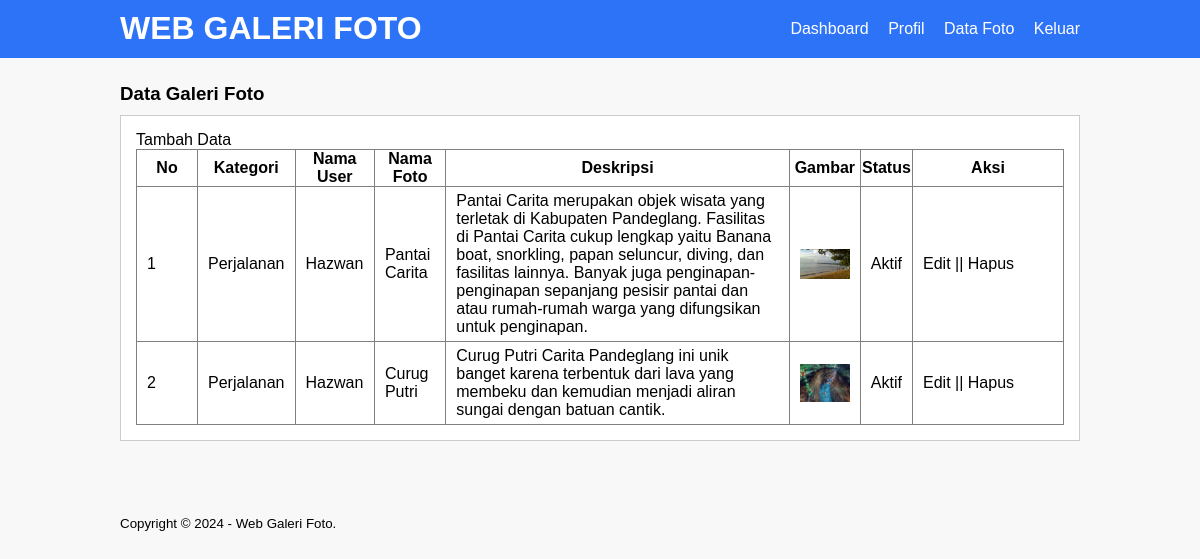
Screenshot of /data-image.php (signed in) with the database file from the repository.
### tables this page shows
CREATE TABLE `tb_image` (
  `image_id` int(11) NOT NULL,
  `category_id` int(11) NOT NULL,
  `category_name` varchar(100) NOT NULL,
  `admin_id` int(11) NOT NULL,
  `admin_name` varchar(100) NOT NULL,
  `image_name` varchar(100) NOT NULL,
  `image_description` text NOT NULL,
  `image` varchar(100) NOT NULL,
  `image_status` tinyint(1) NOT NULL,
  `date_created` timestamp NOT NULL DEFAULT current_timestamp() ON UPDATE current_timestamp()
);

### data-image.php (the view, shortened to what this page needs)
<?php
	include 'db.php';
?>
<!DOCTYPE html PUBLIC "-//W3C//DTD XHTML 1.0 Transitional//EN" "http://www.w3.org/TR/xhtml1/DTD/xhtml1-transitional.dtd">
<html xmlns="http://www.w3.org/1999/xhtml">
<head>
<link rel="stylesheet" type="text/css" href="css/style.css">
</head>
<body>
    <header>
        <div class="container">
        <h1><a href="dashboard.php">WEB GALERI FOTO</a></h1>
        <ul>
           <li><a href="dashboard.php">Dashboard</a></li>
           <li><a href="profil.php">Profil</a></li>
           <li><a href="data-image.php">Data Foto</a></li>
           <li><a href="Keluar.php">Keluar</a></li>
        </ul>
        </div>
    </header>
    <div class="section">
        <div class="container">
            <h3>Data Galeri Foto</h3>
            <div class="box">
                <p><a href="tambah-image.php">Tambah Data</a></p>
                <table border="1" cellspacing="0" class="table">
                    <thead>
                        <tr>
                           <th width="60px">No</th>
                           <th>Kategori</th>
                           <th>Nama User</th>
                           <th>Nama Foto</th>
                           <th>Deskripsi</th>
                           <th>Gambar</th>
                           <th>Status</th>
                           <th width="150px">Aksi</th>
                        </tr>
                    </thead>
                    <tbody>
                        <?php
						    $no = 1;
							$user = $_SESSION['a_global']->admin_id;
                            $foto = mysqli_query($conn, "SELECT * FROM tb_image WHERE admin_id = '$user' ");
							if(mysqli_num_rows($foto) >0 ){
							while($row = mysqli_fetch_array($foto)){
						?>
                        <tr>
                           <td><?php echo $no++ ?></td>
                           <td><?php echo $row['category_name'] ?></td>
                           <td><?php echo $row['admin_name'] ?></td>
                           <td><?php echo $row['image_name'] ?></td>
                           <td><?php echo $row['image_description']?></td>
                           <td><a href="foto/<?php echo $row['image']?>" target="_blank"><img src="foto/<?php echo $row['image']?>" width="50px"></a></td>
                           <td><?php echo ($row['image_status'] == 0)? 'Tidak Aktif':'Aktif'; ?></td>
                           <td>
                              <a href="edit-image.php?id=<?php echo $row['image_id'] ?>">Edit</a> ||
                              <a href="proses-hapus.php?idp=<?php echo $row['image_id'] ?>" onclick="return confirm('Yakin Ingin Hapus ?')">Hapus</a>
                           </td>
                        </tr>
                        <?php }}else{ ?>
                             <tr>
                                <td colspan="8">Tidak ada data</td>
                             </tr>
                        <?php } ?>
                    </tbody>
                </table>
            </div>
        </div>
    </div>
     <footer>
        <div class="container">
            <small>Copyright &copy; 2024 - Web Galeri Foto.</small>
        </div>
    </footer>
</body>
</html>

### css/style.css (style rules this page uses)
* { padding:0; margin:0; font-family:'Quicksand', sans-serif; }
body { background-color:#f8f8f8; }
a { color: inherit; text-decoration:none; }
header { background-color: #2d73f7; color: #fff; }
header h1 { float:left; padding:10px 0; }
header ul { float:right; }
header ul li { display:inline-block; }
header ul li a { padding:20px 0 20px 15px; display: inline-block; }
footer { padding:25px 0; }
.container { width: 80%; margin: 0 auto; }
.container:after { content:''; display: block; clear:both; }
.section { padding:25px 0; }
.box { background-color: #fff; border:1px solid #ccc; padding:15px; box-sizing: border-box; margin:10px 0 25px 0; }
.box:after { content: ''; display: block; clear: both; }
.table { width: 100%; border-collapse: collapse; }
.table tr { height: 30px; }
.table tr td { padding:5px 10px; }

### rows the page displays
tb_image: category_name "Perjalanan", admin_name "Hazwan", image_name "Pantai Carita", image_description "Pantai Carita merupakan objek wisata yang terletak di Kabupaten Pandeglang. Fasilitas di Pantai Carita cukup lengkap yaitu Banana boat, snorkling, papan seluncur, diving, dan fasilitas lainnya. Banyak juga penginapan-penginapan sepanjang pesisir pantai dan atau rumah-rumah warga yang difungsikan untuk penginapan.", image (picture), image_status "Aktif"
tb_image: category_name "Perjalanan", admin_name "Hazwan", image_name "Curug Putri", image_description "Curug Putri Carita Pandeglang ini unik banget karena terbentuk dari lava yang membeku dan kemudian menjadi aliran sungai dengan batuan cantik.", image (picture), image_status "Aktif"
